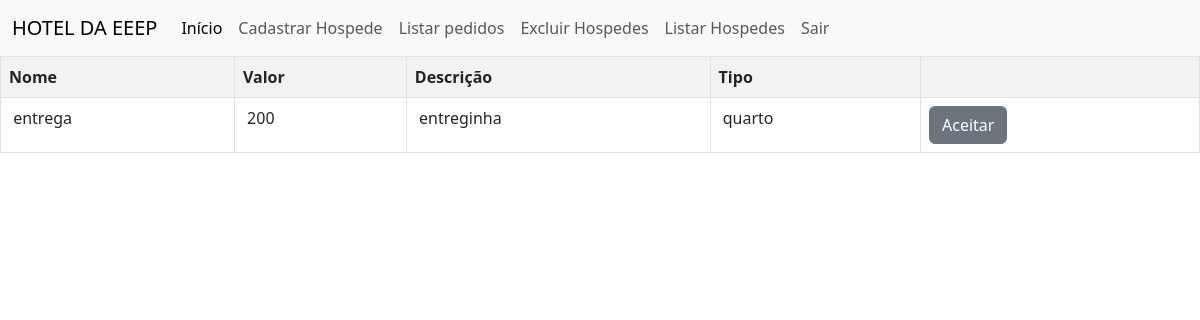
/ACadastro/ARecepcionista.php?page2=lpedidos, run on the app's committed database.
### tables this page shows
CREATE TABLE `pedidos` (
  `id` int(11) NOT NULL,
  `nome` varchar(255) NOT NULL,
  `valor` varchar(255) NOT NULL,
  `descricao` varchar(255) NOT NULL,
  `tipo` varchar(255) NOT NULL
);

### ACadastro/rp/lpedidos.php (the view, shortened to what this page needs)
<?php
$sql='SELECT * FROM pedidos';
$res=$conn->query($sql);
echo "<table class='table table-hover
table-striped table-bordered'>";
echo"<tr>";
echo  "<th>Nome</th>";
echo  "<th>Valor</th>";
echo  "<th>Descrição</th>";
echo  "<th>Tipo</th>";
echo  "<th></th>";
while($row=$res->fetch_object())
{
    echo "<form action='Vpedido.php' method='POST'>";
    echo "<tr><td><label></label> {$row->nome}</td>";
    echo "<td><label></label> {$row->valor}</td>";
    echo "<td><label></label> {$row->descricao}</td>";
    echo "<td><label></label> {$row->tipo}</td>";
    echo"<td> <button class='btn btn-secondary'>Aceitar<br></td>";
    echo "</form>";
}
echo"</table>";
?>

### data on the page
pedidos: nome "entrega", valor "200", descricao "entreginha", tipo "quarto"
